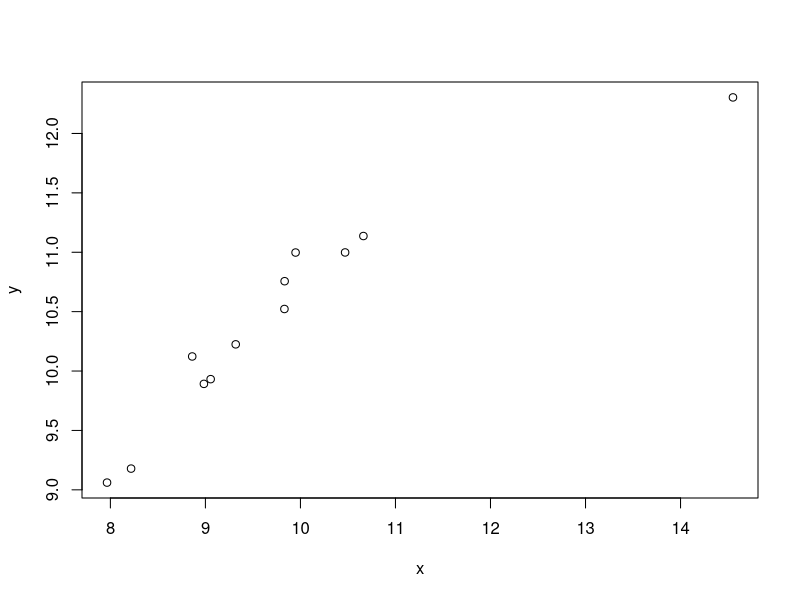
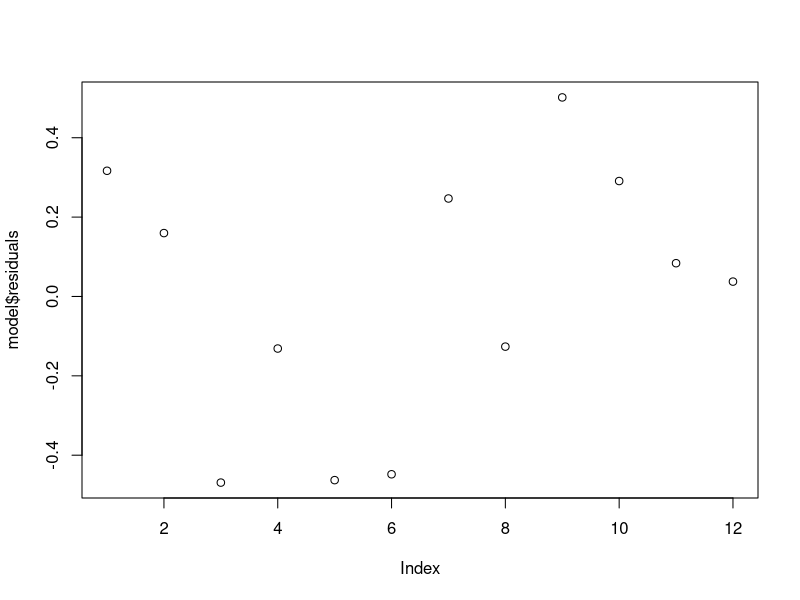
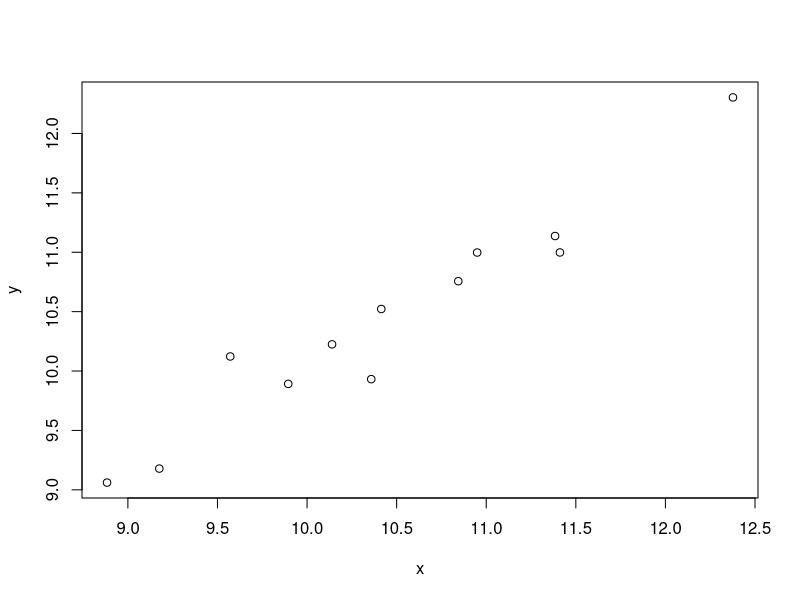
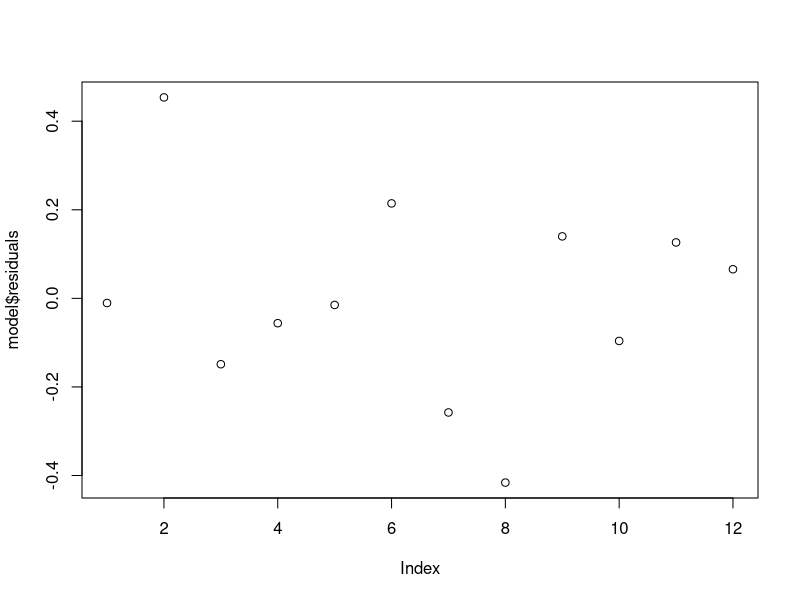
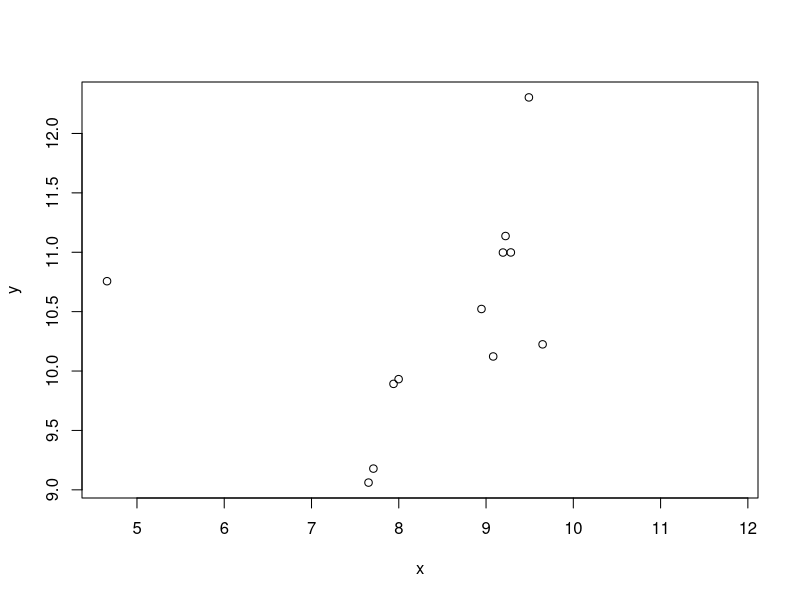
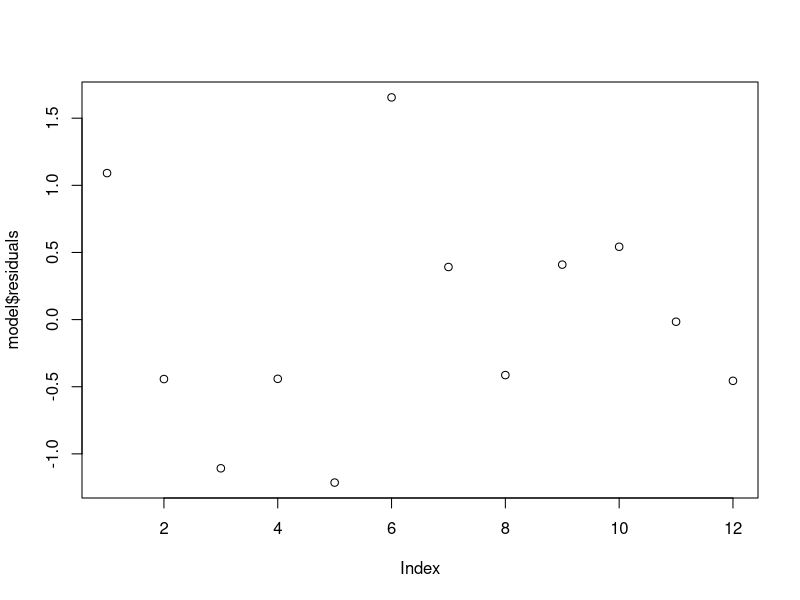
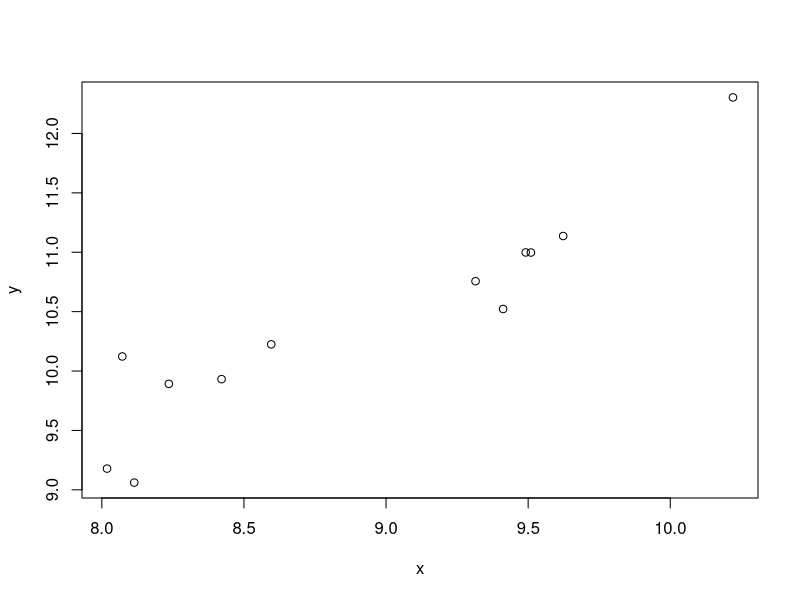
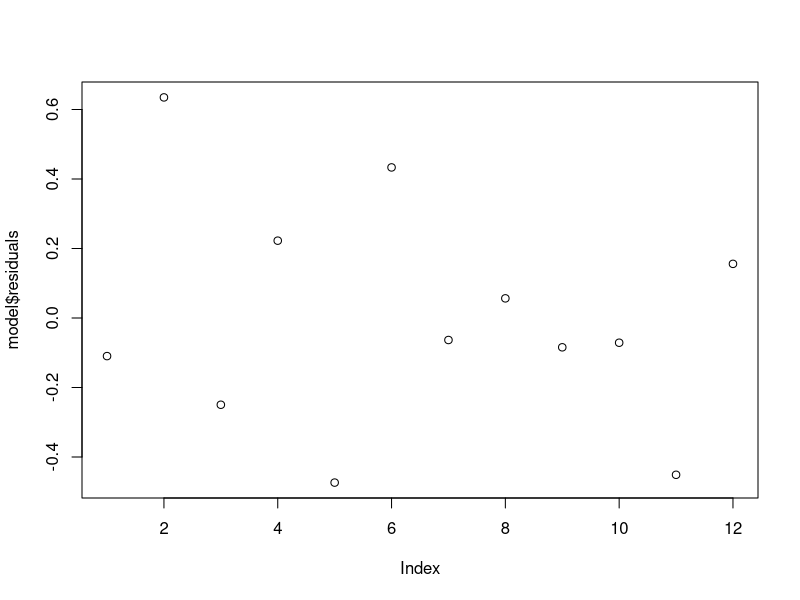

Reproduce these figures in R, in order.
#Creator: Erik Suring (erik.suring@odfw.oregon.gov)

#OCN Covariate Charleston Water Temperature (CHAO3) January SST is sometimes unavailable due to sensor loss
#This code uses other buoy data to predict the CHAO3 January SST
#Previous years used only buoy 46050, but sensor loss in 2025 necessitated using additional buoys

library(dplyr)
library(lubridate)

#OPITT buoy dataset from Mark Sorel with mle interpolation for missing data 
buoy_sst_d <- read.csv("interp_buoy.csv")
#The OCN CHAO3 data is a monthly average - aggregate buoy data to a monthly January average
buoy_sst_d <- buoy_sst_d %>% 
  mutate(year = year(date))
buoy_sst_d <- buoy_sst_d %>% 
  mutate(month = month(date))
buoy_sst_d <- buoy_sst_d %>% 
  mutate(day = day(date))
buoy_sst_d <- buoy_sst_d %>% filter(month==1)
buoy_sst_m <- aggregate(mle~buoyid+year+month,buoy_sst_d,mean)
buoy_sst_jan <- tapply(buoy_sst_m$mle, list(buoy_sst_m$year, buoy_sst_m$buoyid), mean)

#Charleston Water Temperature monthly average created by OCN forecast data download code
CWT <- read.csv("CWT.mon.csv")
#Match CWT timeseries to buoy data
CWT_jan <- CWT %>% filter (Year>=2010)
CWT_jan <- CWT_jan[,1:2]
#Set up result dataframes
corTemp <- data.frame(matrix(NA, ncol = 4, nrow = 1))
colnames(corTemp) <- colnames(buoy_sst_jan)
predTemp <- data.frame(matrix(NA, ncol = 6, nrow = 16))
colnames(predTemp) <- c("year", colnames(buoy_sst_jan), "weighted_avg")
predTemp$year <- CWT_jan$Year

#Use correlation for weights
for(i in 1:4){
  corTemp[i] <- cor(CWT_jan$Jan, buoy_sst_jan[,i], use = "complete.obs")
  }

#Make prediction based on linear relationship between years with shared data
for(j in 1:4){
  y <- CWT_jan$Jan
  x <- buoy_sst_jan[,j]
  predx <- as.data.frame(buoy_sst_jan[,j])
  model <- lm(y ~ x)
  predTemp[,j+1] <- round(predict(model, predx),2)
  plot(x,y)
  plot(model$residuals)
}

#Create weighted average
for(k in 1:nrow(predTemp)){
  predTemp[k,6] <- round(weighted.mean(predTemp[k,2:5], corTemp),2)  
}

predTemp[k,6]
plot(CWT_jan$Jan,predTemp$weighted_avg)
